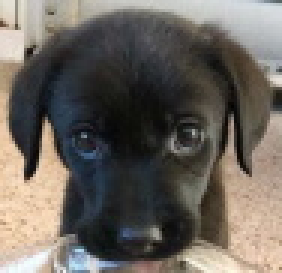
#> input picture testing_scripts/dog_small.jpg, 94 x 91 px (shown 3 times larger)
$ python filter_model.py
#> lines starting #> are read from the running program, lines starting #| are printed output that depends on the picture
from matplotlib import image
from matplotlib import pyplot as plt
import numpy as np

x = image.imread('dog_small.jpg')
#> x is the input picture: shape (91, 94, 3); mean R, G, B 106.5, 100.5, 93.7
x = np.average(x, axis=2)
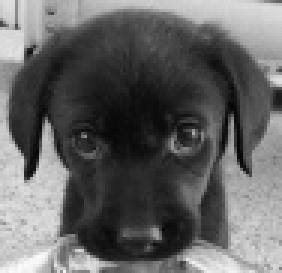
#> x: shape (91, 94) float64 (shown 3 times larger); min 1.67, max 251.7, mean 100.3
x_flat = x.flatten()
#> x_flat = 8554 values, max 251.7 at index 8003, min 1.67 at index 3367, mean 100.3
m = x_flat.shape[0]
#> m = 8554
h = np.random.standard_normal((m,m))
y_flat = np.matmul(h,x_flat)
#> y_flat = 8554 values, max 45721.4 at index 4488, min -43018.5 at index 4304, mean 17.68
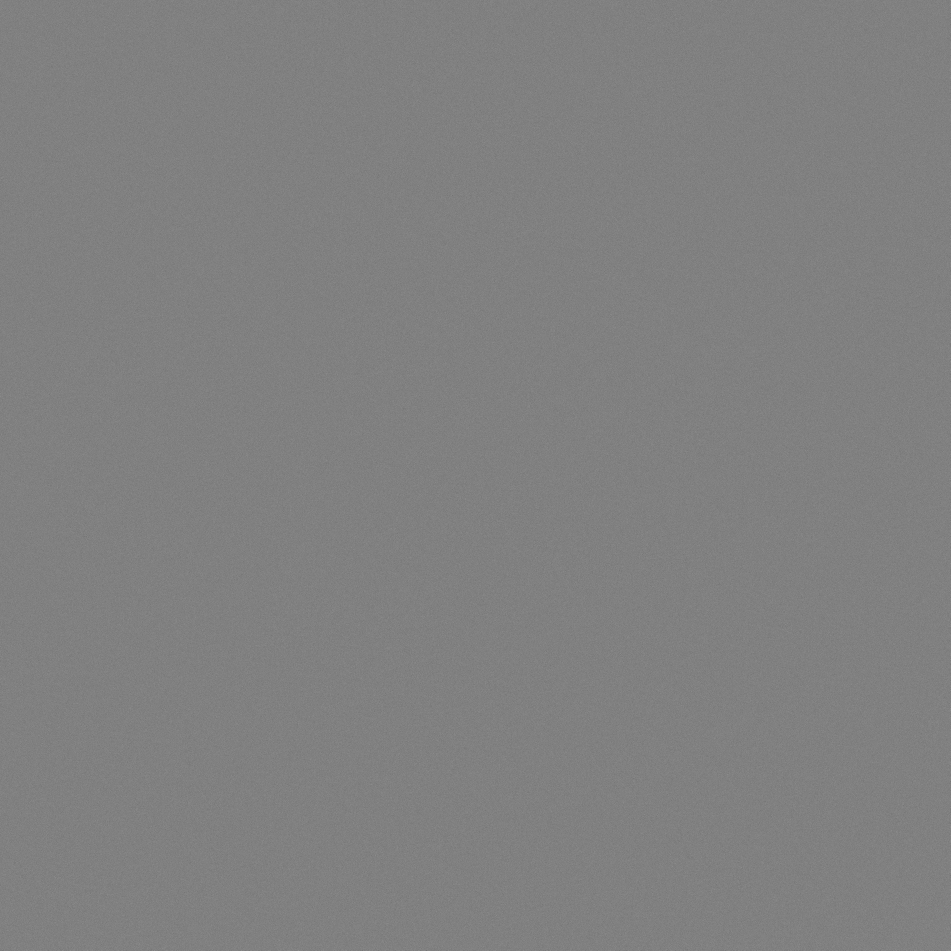
#> h: shape (8554, 8554) float64 (shown at 1/9 size); min -5.68, max 5.58, mean 8.76e-05; drawn with min black and max white
y = y_flat.reshape(x.shape)
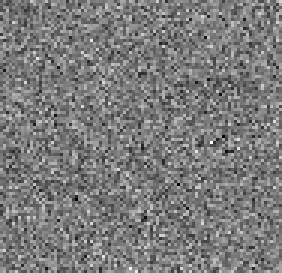
#> y: shape (91, 94) float64 (shown 3 times larger); min -43018.5, max 45721.4, mean 17.7; drawn with min black and max white

x_hat = y
h_hat = np.eye(m)


fig, axs = plt.subplots(1, 2)
axs[0].imshow(x, cmap='gray')
axs[1].imshow(y, cmap='gray')
plt.show()
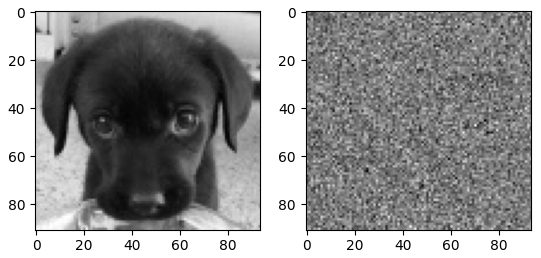
#> figure drawn by matplotlib, 2 panels
